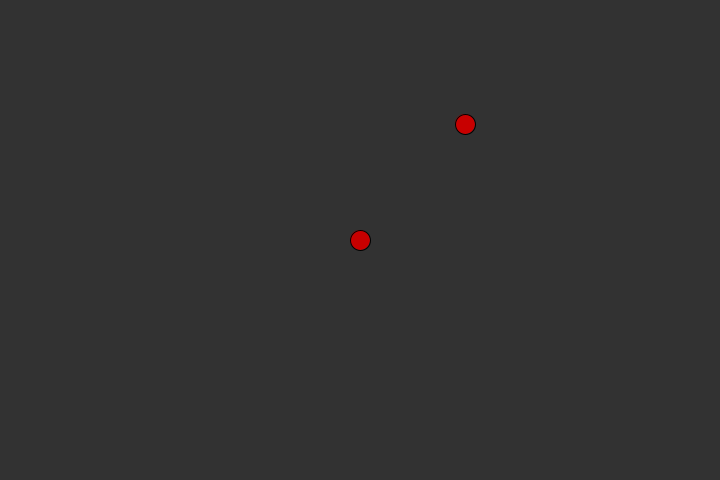
Frame 1 (no input)
Frame 60 (the mouse pressed at the canvas centre just before this capture): identical to frame 1, image omitted
Frame 120 (the mouse held since frame 60 and released just before this capture): identical to frame 1, image omitted

The Processing sketch that drew this single still picture (run headless with seeded random() and noise(); from frame 60 on, the mouse is pressed at the canvas centre):

// Processing sketch: sketch_6circleSnake
// ── sketch_6circleSnake.pde
int sx, sy, x, y, px, py;
boolean go = true;
void setup()
{
  size(720, 480);
  sx = 0;
  sy = 0;
  x = width/2;
  y = height/2;
  px = (int)random(width);
  py = (int)random(height);
}
void draw()
{
  if(go)
  {
    background(50, 50, 50);
    fill(200, 0, 0);
    stroke(1);
    ellipse(x+sx, y, 20, 20);
    ellipse(px, py, 20, 20);
    check();
    updateX();
    updateSpeed();
  }
}
void check()
{
  if(sqrt(abs(px-x)*abs(px-x)+abs(py-y)*abs(py-y)) < 17)
  {
    px = (int)random(width);
    py = (int)random(height);
  }
}
void updateX()
{
  x = (x + sx + width) % width;
  y = (y + sy + height) % height;
}
void updateSpeed()
{
  if (x > width || x < 0)
    sx = -sx;
  if (y > height || y < 0)
    sy = -sy;
}
void keyPressed()
{
  if (key == CODED)
  {
    if (keyCode == UP)
    {
      sx = 0;
      sy = -5;
    } else if (keyCode == DOWN) 
    {
      sx = 0;
      sy = 5;
    } else if (keyCode == LEFT)
    {
      sx = -5;
      sy = 0;
    } else if (keyCode == RIGHT)
    {
      sx = 5;
      sy = 0;
    }
  }
  else
  {
    go = ! go;
  }
}
